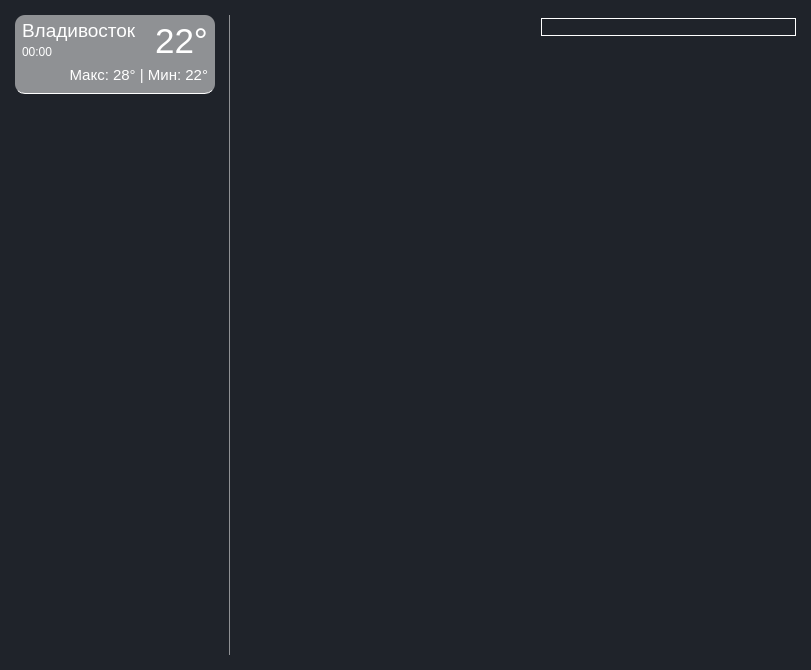
<?xml version="1.0" encoding="UTF-8"?>
<ui version="4.0">
 <class>MainWindow</class>
 <widget class="QMainWindow" name="MainWindow">
  <property name="geometry">
   <rect>
    <x>0</x>
    <y>0</y>
    <width>811</width>
    <height>670</height>
   </rect>
  </property>
  <property name="windowTitle">
   <string>MainWindow</string>
  </property>
  <property name="styleSheet">
   <string notr="true">*{
	border: none;
	background-color: transparent;
	background: transparent;
	padding: 0;
	margin: 0;
	color: #fff;
}
#centralwidget{
	background-color: #1f232a;
}

#slider
{
	margin: 15 0 15 0;
	border-right: 1px solid rgba(255, 255, 255, 0.5);
}</string>
  </property>
  <widget class="QWidget" name="centralwidget">
   <layout class="QHBoxLayout" name="main_hlayout">
    <property name="spacing">
     <number>0</number>
    </property>
    <property name="leftMargin">
     <number>0</number>
    </property>
    <property name="topMargin">
     <number>0</number>
    </property>
    <property name="rightMargin">
     <number>0</number>
    </property>
    <property name="bottomMargin">
     <number>0</number>
    </property>
    <item>
     <widget class="QWidget" name="slider" native="true">
      <property name="sizePolicy">
       <sizepolicy hsizetype="Fixed" vsizetype="Preferred">
        <horstretch>0</horstretch>
        <verstretch>0</verstretch>
       </sizepolicy>
      </property>
      <property name="minimumSize">
       <size>
        <width>230</width>
        <height>0</height>
       </size>
      </property>
      <property name="maximumSize">
       <size>
        <width>230</width>
        <height>16777215</height>
       </size>
      </property>
      <property name="styleSheet">
       <string notr="true"/>
      </property>
      <layout class="QVBoxLayout" name="slider_vlayout">
       <property name="spacing">
        <number>0</number>
       </property>
       <property name="leftMargin">
        <number>0</number>
       </property>
       <property name="topMargin">
        <number>0</number>
       </property>
       <property name="rightMargin">
        <number>0</number>
       </property>
       <property name="bottomMargin">
        <number>0</number>
       </property>
       <item>
        <widget class="QScrollArea" name="scroll_area">
         <property name="verticalScrollBarPolicy">
          <enum>Qt::ScrollBarAlwaysOff</enum>
         </property>
         <property name="horizontalScrollBarPolicy">
          <enum>Qt::ScrollBarAlwaysOff</enum>
         </property>
         <property name="widgetResizable">
          <bool>true</bool>
         </property>
         <widget class="QWidget" name="scroll_area_widget">
          <property name="geometry">
           <rect>
            <x>0</x>
            <y>0</y>
            <width>230</width>
            <height>670</height>
           </rect>
          </property>
          <layout class="QVBoxLayout" name="scroll_area_vlayout">
           <property name="spacing">
            <number>0</number>
           </property>
           <property name="leftMargin">
            <number>15</number>
           </property>
           <property name="topMargin">
            <number>15</number>
           </property>
           <property name="rightMargin">
            <number>0</number>
           </property>
           <property name="bottomMargin">
            <number>0</number>
           </property>
           <item>
            <widget class="QFrame" name="button_frame">
             <property name="sizePolicy">
              <sizepolicy hsizetype="Fixed" vsizetype="Fixed">
               <horstretch>0</horstretch>
               <verstretch>0</verstretch>
              </sizepolicy>
             </property>
             <property name="minimumSize">
              <size>
               <width>200</width>
               <height>79</height>
              </size>
             </property>
             <property name="maximumSize">
              <size>
               <width>200</width>
               <height>79</height>
              </size>
             </property>
             <property name="font">
              <font>
               <pointsize>14</pointsize>
              </font>
             </property>
             <property name="styleSheet">
              <string notr="true">#button_frame{
  border-bottom: 1px solid white;
  background-color: rgba(255, 255, 255, 0.5);
  border-radius: 10px;
}</string>
             </property>
             <property name="frameShape">
              <enum>QFrame::StyledPanel</enum>
             </property>
             <property name="frameShadow">
              <enum>QFrame::Raised</enum>
             </property>
             <layout class="QVBoxLayout" name="button_frame_vlayout">
              <property name="spacing">
               <number>0</number>
              </property>
              <property name="leftMargin">
               <number>7</number>
              </property>
              <property name="topMargin">
               <number>0</number>
              </property>
              <property name="rightMargin">
               <number>7</number>
              </property>
              <property name="bottomMargin">
               <number>0</number>
              </property>
              <item>
               <widget class="QFrame" name="main_btn_frame">
                <property name="frameShape">
                 <enum>QFrame::StyledPanel</enum>
                </property>
                <property name="frameShadow">
                 <enum>QFrame::Raised</enum>
                </property>
                <layout class="QHBoxLayout" name="main_btn_frame_hlayout">
                 <property name="spacing">
                  <number>0</number>
                 </property>
                 <property name="leftMargin">
                  <number>0</number>
                 </property>
                 <property name="topMargin">
                  <number>0</number>
                 </property>
                 <property name="rightMargin">
                  <number>0</number>
                 </property>
                 <property name="bottomMargin">
                  <number>0</number>
                 </property>
                 <item>
                  <widget class="QFrame" name="city_time_frame">
                   <property name="sizePolicy">
                    <sizepolicy hsizetype="Expanding" vsizetype="Preferred">
                     <horstretch>0</horstretch>
                     <verstretch>0</verstretch>
                    </sizepolicy>
                   </property>
                   <property name="minimumSize">
                    <size>
                     <width>0</width>
                     <height>44</height>
                    </size>
                   </property>
                   <property name="frameShape">
                    <enum>QFrame::StyledPanel</enum>
                   </property>
                   <property name="frameShadow">
                    <enum>QFrame::Raised</enum>
                   </property>
                   <layout class="QVBoxLayout" name="city_time_vlayout">
                    <property name="spacing">
                     <number>0</number>
                    </property>
                    <property name="leftMargin">
                     <number>0</number>
                    </property>
                    <property name="topMargin">
                     <number>0</number>
                    </property>
                    <property name="rightMargin">
                     <number>0</number>
                    </property>
                    <property name="bottomMargin">
                     <number>0</number>
                    </property>
                    <item>
                     <widget class="QPushButton" name="city_btn">
                      <property name="sizePolicy">
                       <sizepolicy hsizetype="Expanding" vsizetype="Fixed">
                        <horstretch>0</horstretch>
                        <verstretch>0</verstretch>
                       </sizepolicy>
                      </property>
                      <property name="minimumSize">
                       <size>
                        <width>146</width>
                        <height>30</height>
                       </size>
                      </property>
                      <property name="maximumSize">
                       <size>
                        <width>146</width>
                        <height>30</height>
                       </size>
                      </property>
                      <property name="font">
                       <font>
                        <pointsize>14</pointsize>
                       </font>
                      </property>
                      <property name="cursor">
                       <cursorShape>PointingHandCursor</cursorShape>
                      </property>
                      <property name="styleSheet">
                       <string notr="true">text-align: left;</string>
                      </property>
                      <property name="text">
                       <string>Владивосток</string>
                      </property>
                      <property name="autoDefault">
                       <bool>false</bool>
                      </property>
                      <property name="default">
                       <bool>false</bool>
                      </property>
                      <property name="flat">
                       <bool>false</bool>
                      </property>
                     </widget>
                    </item>
                    <item>
                     <widget class="QFrame" name="time_frame">
                      <property name="minimumSize">
                       <size>
                        <width>0</width>
                        <height>14</height>
                       </size>
                      </property>
                      <property name="frameShape">
                       <enum>QFrame::StyledPanel</enum>
                      </property>
                      <property name="frameShadow">
                       <enum>QFrame::Raised</enum>
                      </property>
                      <layout class="QHBoxLayout" name="time_hlayout">
                       <property name="spacing">
                        <number>0</number>
                       </property>
                       <property name="leftMargin">
                        <number>0</number>
                       </property>
                       <property name="topMargin">
                        <number>0</number>
                       </property>
                       <property name="rightMargin">
                        <number>0</number>
                       </property>
                       <property name="bottomMargin">
                        <number>0</number>
                       </property>
                       <item>
                        <widget class="QPushButton" name="time_btn">
                         <property name="sizePolicy">
                          <sizepolicy hsizetype="Expanding" vsizetype="Fixed">
                           <horstretch>0</horstretch>
                           <verstretch>0</verstretch>
                          </sizepolicy>
                         </property>
                         <property name="minimumSize">
                          <size>
                           <width>0</width>
                           <height>14</height>
                          </size>
                         </property>
                         <property name="maximumSize">
                          <size>
                           <width>16777215</width>
                           <height>14</height>
                          </size>
                         </property>
                         <property name="font">
                          <font>
                           <pointsize>9</pointsize>
                          </font>
                         </property>
                         <property name="cursor">
                          <cursorShape>PointingHandCursor</cursorShape>
                         </property>
                         <property name="styleSheet">
                          <string notr="true">text-align: left;</string>
                         </property>
                         <property name="text">
                          <string>00:00</string>
                         </property>
                        </widget>
                       </item>
                      </layout>
                     </widget>
                    </item>
                   </layout>
                  </widget>
                 </item>
                 <item alignment="Qt::AlignRight">
                  <widget class="QPushButton" name="temp_btn">
                   <property name="minimumSize">
                    <size>
                     <width>0</width>
                     <height>51</height>
                    </size>
                   </property>
                   <property name="maximumSize">
                    <size>
                     <width>16777215</width>
                     <height>51</height>
                    </size>
                   </property>
                   <property name="font">
                    <font>
                     <pointsize>26</pointsize>
                    </font>
                   </property>
                   <property name="cursor">
                    <cursorShape>PointingHandCursor</cursorShape>
                   </property>
                   <property name="text">
                    <string>22°</string>
                   </property>
                  </widget>
                 </item>
                </layout>
               </widget>
              </item>
              <item>
               <widget class="QFrame" name="weather_frame">
                <property name="minimumSize">
                 <size>
                  <width>0</width>
                  <height>36</height>
                 </size>
                </property>
                <property name="maximumSize">
                 <size>
                  <width>16777215</width>
                  <height>36</height>
                 </size>
                </property>
                <property name="frameShape">
                 <enum>QFrame::StyledPanel</enum>
                </property>
                <property name="frameShadow">
                 <enum>QFrame::Raised</enum>
                </property>
                <layout class="QHBoxLayout" name="weather_hlayout">
                 <property name="spacing">
                  <number>0</number>
                 </property>
                 <property name="leftMargin">
                  <number>0</number>
                 </property>
                 <property name="topMargin">
                  <number>0</number>
                 </property>
                 <property name="rightMargin">
                  <number>0</number>
                 </property>
                 <property name="bottomMargin">
                  <number>0</number>
                 </property>
                 <item>
                  <widget class="QPushButton" name="weather_btn">
                   <property name="sizePolicy">
                    <sizepolicy hsizetype="Expanding" vsizetype="Fixed">
                     <horstretch>0</horstretch>
                     <verstretch>0</verstretch>
                    </sizepolicy>
                   </property>
                   <property name="minimumSize">
                    <size>
                     <width>0</width>
                     <height>34</height>
                    </size>
                   </property>
                   <property name="maximumSize">
                    <size>
                     <width>16777215</width>
                     <height>34</height>
                    </size>
                   </property>
                   <property name="font">
                    <font>
                     <pointsize>11</pointsize>
                    </font>
                   </property>
                   <property name="cursor">
                    <cursorShape>PointingHandCursor</cursorShape>
                   </property>
                   <property name="styleSheet">
                    <string notr="true">text-align: right;</string>
                   </property>
                   <property name="text">
                    <string>Макс: 28° | Мин: 22°</string>
                   </property>
                   <property name="icon">
                    <iconset>
                     <normaloff>icons/10d@2x.png</normaloff>icons/10d@2x.png</iconset>
                   </property>
                   <property name="iconSize">
                    <size>
                     <width>36</width>
                     <height>36</height>
                    </size>
                   </property>
                  </widget>
                 </item>
                </layout>
               </widget>
              </item>
             </layout>
            </widget>
           </item>
           <item>
            <spacer name="verticalSpacer">
             <property name="orientation">
              <enum>Qt::Vertical</enum>
             </property>
             <property name="sizeType">
              <enum>QSizePolicy::MinimumExpanding</enum>
             </property>
             <property name="sizeHint" stdset="0">
              <size>
               <width>20</width>
               <height>40</height>
              </size>
             </property>
            </spacer>
           </item>
          </layout>
         </widget>
        </widget>
       </item>
      </layout>
     </widget>
    </item>
    <item>
     <widget class="QWidget" name="main_widget" native="true">
      <property name="sizePolicy">
       <sizepolicy hsizetype="Expanding" vsizetype="Preferred">
        <horstretch>0</horstretch>
        <verstretch>0</verstretch>
       </sizepolicy>
      </property>
      <layout class="QVBoxLayout" name="main_widget_vlayout">
       <property name="spacing">
        <number>0</number>
       </property>
       <property name="leftMargin">
        <number>0</number>
       </property>
       <property name="topMargin">
        <number>0</number>
       </property>
       <property name="rightMargin">
        <number>0</number>
       </property>
       <property name="bottomMargin">
        <number>0</number>
       </property>
       <item>
        <widget class="QStackedWidget" name="stacked_widget">
         <property name="currentIndex">
          <number>0</number>
         </property>
         <widget class="QWidget" name="page">
          <layout class="QVBoxLayout" name="page_vlayout">
           <property name="spacing">
            <number>0</number>
           </property>
           <property name="leftMargin">
            <number>0</number>
           </property>
           <property name="topMargin">
            <number>0</number>
           </property>
           <property name="rightMargin">
            <number>0</number>
           </property>
           <property name="bottomMargin">
            <number>0</number>
           </property>
           <item>
            <widget class="QWidget" name="upper_page_widget" native="true">
             <property name="minimumSize">
              <size>
               <width>0</width>
               <height>54</height>
              </size>
             </property>
             <property name="maximumSize">
              <size>
               <width>16777215</width>
               <height>54</height>
              </size>
             </property>
             <layout class="QHBoxLayout" name="upper_page_hlayout">
              <property name="spacing">
               <number>0</number>
              </property>
              <property name="leftMargin">
               <number>10</number>
              </property>
              <property name="topMargin">
               <number>0</number>
              </property>
              <property name="rightMargin">
               <number>15</number>
              </property>
              <property name="bottomMargin">
               <number>0</number>
              </property>
              <item alignment="Qt::AlignBottom">
               <widget class="QPushButton" name="slider_btn">
                <property name="sizePolicy">
                 <sizepolicy hsizetype="Fixed" vsizetype="Fixed">
                  <horstretch>0</horstretch>
                  <verstretch>0</verstretch>
                 </sizepolicy>
                </property>
                <property name="minimumSize">
                 <size>
                  <width>45</width>
                  <height>45</height>
                 </size>
                </property>
                <property name="maximumSize">
                 <size>
                  <width>45</width>
                  <height>45</height>
                 </size>
                </property>
                <property name="cursor">
                 <cursorShape>PointingHandCursor</cursorShape>
                </property>
                <property name="styleSheet">
                 <string notr="true"/>
                </property>
                <property name="text">
                 <string/>
                </property>
                <property name="icon">
                 <iconset>
                  <normaloff>icons/slider_icon.svg</normaloff>icons/slider_icon.svg</iconset>
                </property>
                <property name="iconSize">
                 <size>
                  <width>45</width>
                  <height>45</height>
                 </size>
                </property>
               </widget>
              </item>
              <item>
               <spacer name="horizontalSpacer">
                <property name="orientation">
                 <enum>Qt::Horizontal</enum>
                </property>
                <property name="sizeType">
                 <enum>QSizePolicy::MinimumExpanding</enum>
                </property>
                <property name="sizeHint" stdset="0">
                 <size>
                  <width>40</width>
                  <height>20</height>
                 </size>
                </property>
               </spacer>
              </item>
              <item>
               <widget class="QLineEdit" name="weather_line_edit">
                <property name="minimumSize">
                 <size>
                  <width>250</width>
                  <height>0</height>
                 </size>
                </property>
                <property name="maximumSize">
                 <size>
                  <width>350</width>
                  <height>16777215</height>
                 </size>
                </property>
                <property name="styleSheet">
                 <string notr="true">border: 1px solid white;</string>
                </property>
               </widget>
              </item>
             </layout>
            </widget>
           </item>
           <item>
            <widget class="QWidget" name="widget_2" native="true">
             <property name="sizePolicy">
              <sizepolicy hsizetype="Preferred" vsizetype="Expanding">
               <horstretch>0</horstretch>
               <verstretch>0</verstretch>
              </sizepolicy>
             </property>
            </widget>
           </item>
          </layout>
         </widget>
         <widget class="QWidget" name="page_2">
          <property name="styleSheet">
           <string notr="true">background-color: green;
</string>
          </property>
          <widget class="QPushButton" name="pushButton_2">
           <property name="geometry">
            <rect>
             <x>50</x>
             <y>50</y>
             <width>75</width>
             <height>23</height>
            </rect>
           </property>
           <property name="text">
            <string>2</string>
           </property>
          </widget>
         </widget>
        </widget>
       </item>
      </layout>
     </widget>
    </item>
   </layout>
  </widget>
 </widget>
 <resources/>
 <connections/>
</ui>
